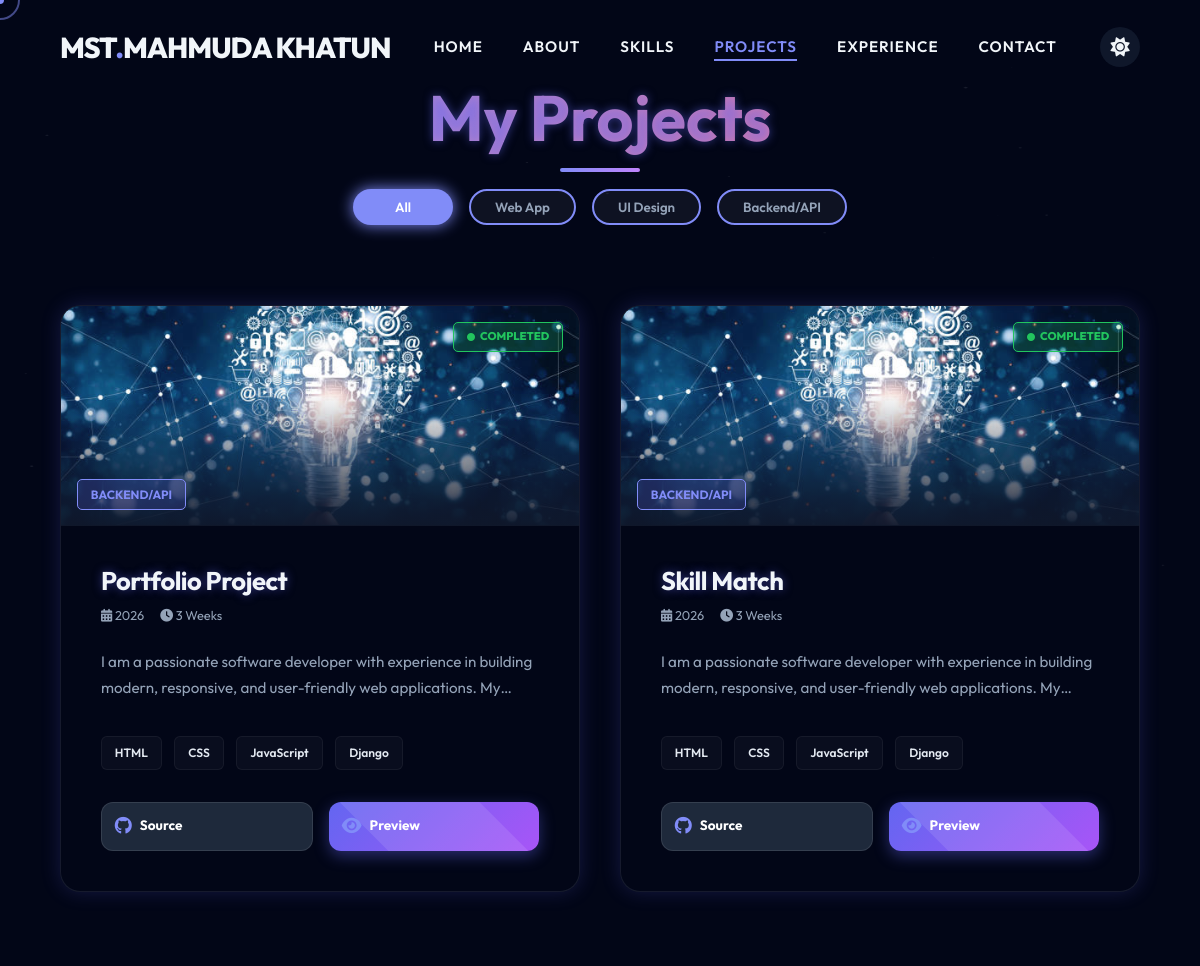
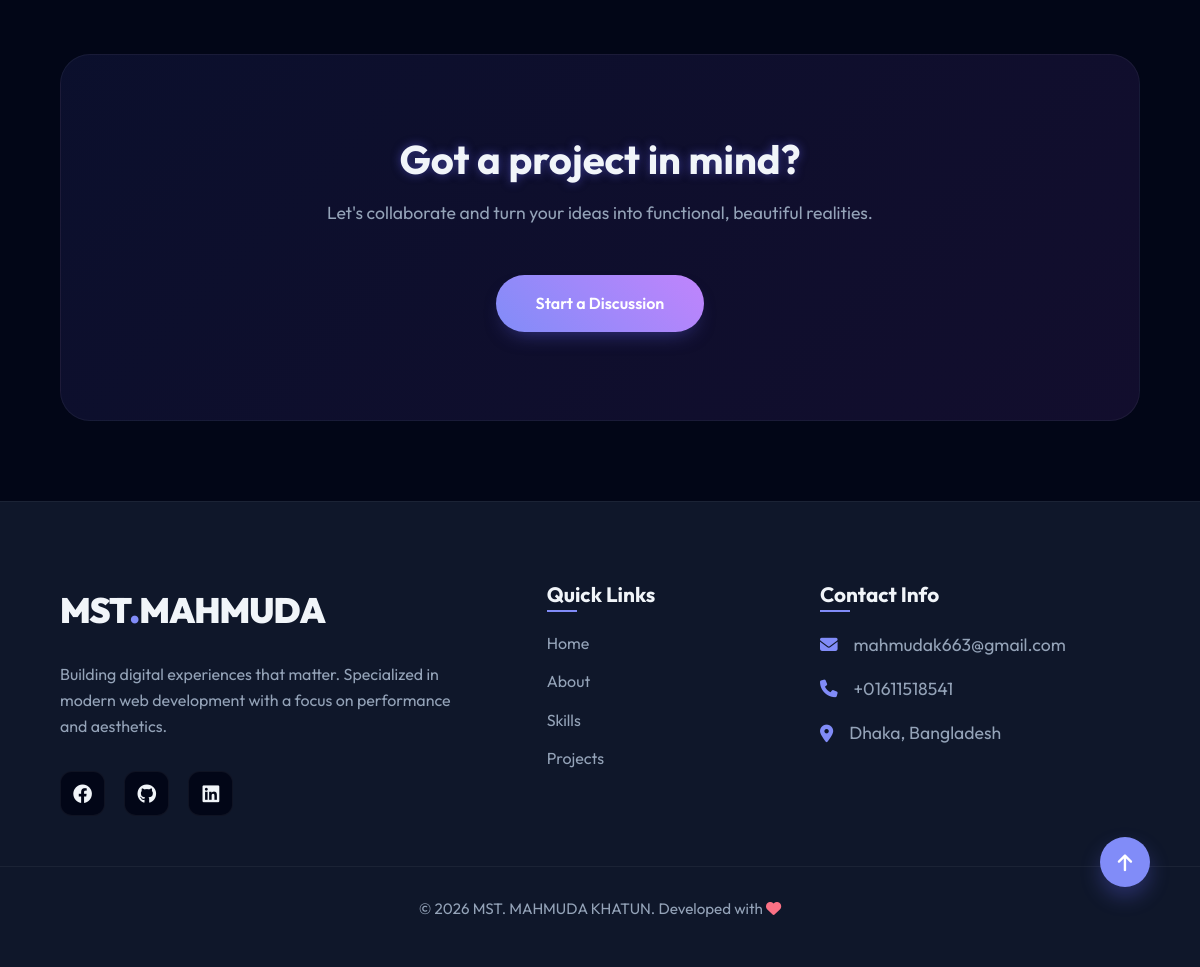
/projects/, run on the app's committed database (2 pictures, top to bottom).
### myapp/models.py (models this page shows, shortened)
class Project(models.Model):
    title = models.CharField(max_length=100)
    description = models.TextField()
    image = models.ImageField(upload_to='projects/', blank=True, null=True)
    tech_stack = models.CharField(max_length=200, help_text="Comma separated e.g. React, Django")
    live_link = models.URLField(blank=True, null=True)
    github_link = models.URLField(blank=True, null=True)
    created_at = models.DateTimeField(auto_now_add=True)
    @property
    def tech_stack_list(self):
        return [tech.strip() for tech in self.tech_stack.split(',') if tech.strip()]

class SocialLink(models.Model):
    name = models.CharField(max_length=50, help_text="e.g. Facebook, GitHub, LinkedIn")
    url = models.URLField()
    icon_class = models.CharField(max_length=50, help_text="e.g. fab fa-facebook")

### myapp/views.py (the view)
# urls.py: path('projects/', views.projects, name='projects'),
def projects(request):
    projects = Project.objects.all()
    social_links = SocialLink.objects.all()
    return render(request, 'projects.html', {'projects': projects, 'social_links': social_links})

### myapp/templates/projects.html (shortened to what this page needs)
{% extends 'base.html' %}
{% load static %}
{% block content %}
    <section id="projects" class="projects-page section-padding">
        <div class="container">
            <h1 class="section-title reveal glow-text" style="font-size: 4rem; margin-bottom: 2rem;">My Projects</h1>
            <div class="project-filter-btns reveal" style="display: flex; justify-content: center; gap: 1rem; margin-bottom: 5rem;">
                 <button class="btn btn-secondary active-filter" style="min-width: 100px; padding: 0.5rem 1.5rem; background: var(--primary-color); border: none; color: #fff; box-shadow: 0 0 15px var(--primary-color);">All</button>
                 <button class="btn btn-secondary" style="min-width: 100px; padding: 0.5rem 1.5rem; background: rgba(255,255,255,0.05); color: var(--text-muted);">Web App</button>
                 <button class="btn btn-secondary" style="min-width: 100px; padding: 0.5rem 1.5rem; background: rgba(255,255,255,0.05); color: var(--text-muted);">UI Design</button>
                 <button class="btn btn-secondary" style="min-width: 100px; padding: 0.5rem 1.5rem; background: rgba(255,255,255,0.05); color: var(--text-muted);">Backend/API</button>
            </div>
            <div class="project-grid reveal">
                {% if projects %}
                    {% for project in projects %}
                    <div class="project-card neon-border advanced-hover" data-tilt data-tilt-max="5" data-tilt-glare data-tilt-max-glare="0.2" style="position: relative;">
                        <div class="status-badge" style="position: absolute; top: 1rem; right: 1rem; padding: 0.3rem 0.8rem; background: rgba(34, 197, 94, 0.2); border: 1px solid #22c55e; color: #22c55e; border-radius: 5px; font-size: 0.7rem; font-weight: 800; z-index: 10;">
                             <i class="fas fa-circle" style="font-size: 0.5rem; margin-right: 3px;"></i> COMPLETED
                        </div>
                        <div class="project-img-container" style="position: relative; overflow: hidden; height: 220px;">
                            {% if project.image %}
                                <img src="{{ project.image.url }}" alt="{{ project.title }}" style="width: 100%; height: 100%; object-fit: cover; transition: transform 0.5s cubic-bezier(0.4, 0, 0.2, 1); filter: grayscale(20%);">
                            {% else %}
                                <div class="project-img-placeholder" style="width: 100%; height: 100%; background: #0f172a; display: flex; align-items: center; justify-content: center; font-weight: 700;">{{ project.title }}</div>
                            {% endif %}
                            <div class="overlay" style="position: absolute; top: 0; left: 0; width: 100%; height: 100%; background: linear-gradient(to top, rgba(15,23,42,0.95) 0%, transparent 60%);"></div>
                            <div style="position: absolute; bottom: 1rem; left: 1rem; padding: 0.3rem 0.8rem; background: rgba(99, 102, 241, 0.2); border: 1px solid var(--primary-color); border-radius: 5px; font-size: 0.75rem; color: var(--primary-color); font-weight: 700; text-transform: uppercase;">
                                {% if "django" in project.tech_stack|lower %}Backend/API{% elif "react" in project.tech_stack|lower %}Frontend{% else %}Web App{% endif %}
                            </div>
                        </div>
                        <div class="project-content" style="padding: 2.5rem; background: #020617; border-bottom-left-radius: inherit; border-bottom-right-radius: inherit;">
                            <h3 class="glow-text" style="font-size: 1.6rem; margin-bottom: 0.5rem; letter-spacing: -0.5px;">{{ project.title }}</h3>
                            <div style="display: flex; gap: 1rem; margin-bottom: 1.5rem; font-size: 0.8rem; color: var(--text-muted);">
                                 <span><i class="fas fa-calendar-alt"></i> 2026</span>
                                 <span><i class="fas fa-clock"></i> 3 Weeks</span>
                            </div>
                            <p style="font-size: 0.95rem; line-height: 1.7; color: #94a3b8; margin-bottom: 2rem; height: 3.4rem; overflow: hidden; display: -webkit-box; -webkit-line-clamp: 2; -webkit-box-orient: vertical;">
                                {{ project.description }}
                            </p>
                            <div class="tech-stack" style="margin-bottom: 2rem; display: flex; flex-wrap: wrap; gap: 0.8rem;">
                                {% for tech in project.tech_stack_list %}
                                    <span class="tech-tag" style="background: rgba(255,255,255,0.03); border: 1px solid rgba(255,255,255,0.05); color: #e2e8f0; padding: 0.4rem 0.8rem; border-radius: 6px; font-size: 0.75rem; font-weight: 600; transition: all 0.3s ease;">{{ tech }}</span>
                                {% endfor %}
                            </div>
                            <div class="project-links" style="display: flex; gap: 1rem;">
                                {% if project.github_link %}
                                <a href="{{ project.github_link }}" target="_blank" class="btn-advanced" style="flex: 1; padding: 0.8rem; background: #1e293b; color: #fff; border-radius: 12px; font-weight: 700; text-align: center; border: 1px solid rgba(255,255,255,0.1); font-size: 0.85rem;">
                                     <i class="fab fa-github"></i> Source
                                </a>
                                {% endif %}
                                {% if project.live_link %}
                                <a href="{{ project.live_link }}" target="_blank" class="btn-advanced live-btn" style="flex: 1; padding: 0.8rem; background: linear-gradient(135deg, #6366f1, #a855f7); color: #fff; border-radius: 12px; font-weight: 700; text-align: center; font-size: 0.85rem; box-shadow: 0 5px 15px rgba(99, 102, 241, 0.4);">
                                     <i class="fas fa-eye"></i> Preview
                                </a>
                                {% endif %}
                            </div>
                        </div>
                    </div>
                    {% endfor %}
                {% else %}
                    <p class="text-center" style="grid-column: 1 / -1;">No projects added yet.</p>
                {% endif %}
            </div>
            <div class="cta-banner reveal" style="margin-top: 8rem; padding: 5rem; text-align: center; background: linear-gradient(135deg, rgba(99, 102, 241, 0.1) 0%, rgba(168, 85, 247, 0.1) 100%); border: 1px solid var(--border-color); border-radius: 30px;">
                 <h2 class="glow-text">Got a project in mind?</h2>
                 <p style="margin-top: 1rem; color: var(--text-muted);">Let's collaborate and turn your ideas into functional, beautiful realities.</p>
                 <a href="{% url 'contact' %}" class="btn btn-primary" style="margin-top: 2rem;">Start a Discussion</a>
            </div>
        </div>
    </section>
{% endblock %}

### myapp/templates/base.html (shortened to what this page needs)
{% load static %}
<!DOCTYPE html>
<html lang="en">
<head>
    <link rel="stylesheet" href="https://cdnjs.cloudflare.com/ajax/libs/font-awesome/6.4.0/css/all.min.css">
    <link rel="stylesheet" href="{% static 'css/style.css' %}">
</head>
<body class="dark-mode">
    <div class="cursor-outline" data-cursor></div>
    <canvas id="bg-canvas"></canvas>
    <nav id="navbar" class="navbar">
        <div class="nav-container">
            <a href="{% url 'index' %}" class="logo">MST<span>.</span>MAHMUDA KHATUN</a>
            <ul class="nav-links">
                <li><a href="{% url 'index' %}" class="nav-link {% if request.resolver_match.url_name == 'index' %}active{% endif %}">Home</a></li>
                <li><a href="{% url 'about' %}" class="nav-link {% if request.resolver_match.url_name == 'about' %}active{% endif %}">About</a></li>
                <li><a href="{% url 'skills' %}" class="nav-link {% if request.resolver_match.url_name == 'skills' %}active{% endif %}">Skills</a></li>
                <li><a href="{% url 'projects' %}" class="nav-link {% if request.resolver_match.url_name == 'projects' %}active{% endif %}">Projects</a></li>
                <li><a href="{% url 'experience' %}" class="nav-link {% if request.resolver_match.url_name == 'experience' %}active{% endif %}">Experience</a></li>
                <li><a href="{% url 'contact' %}" class="nav-link {% if request.resolver_match.url_name == 'contact' %}active{% endif %}">Contact</a></li>
            </ul>
            <div class="theme-toggle" id="theme-toggle">
                <i class="fas fa-sun"></i>
            </div>
        </div>
    </nav>
    <main>
        {% block content %}
        {% endblock %}
    </main>
    <footer class="footer">
        <div class="container footer-grid">
            <div class="footer-brand">
                <div class="footer-logo">MST<span>.</span>MAHMUDA</div>
                <p>Building digital experiences that matter. Specialized in modern web development with a focus on performance and aesthetics.</p>
                <div class="footer-socials">
                    {% if social_links %}
                        {% for link in social_links %}
                        <a href="{{ link.url }}" target="_blank"><i class="{{ link.icon_class }}"></i></a>
                        {% endfor %}
                    {% else %}
                        <a href="#"><i class="fab fa-facebook"></i></a>
                        <a href="#"><i class="fab fa-linkedin"></i></a>
                        <a href="#"><i class="fab fa-github"></i></a>
                    {% endif %}
                </div>
            </div>
            <div class="footer-links">
                <h4>Quick Links</h4>
                <ul>
                    <li><a href="{% url 'index' %}">Home</a></li>
                    <li><a href="{% url 'about' %}">About</a></li>
                    <li><a href="{% url 'skills' %}">Skills</a></li>
                    <li><a href="{% url 'projects' %}">Projects</a></li>
                </ul>
            </div>
            <div class="footer-contact">
                <h4>Contact Info</h4>
                <p><i class="fas fa-envelope"></i> mahmudak663@gmail.com</p>
                <p><i class="fas fa-phone"></i> +01611518541</p>
                <p><i class="fas fa-map-marker-alt"></i> Dhaka, Bangladesh</p>
            </div>
        </div>
        <div class="footer-bottom">
            <p>&copy; 2026 MST. MAHMUDA KHATUN. Developed with <i class="fas fa-heart" style="color: var(--accent-color);"></i></p>
        </div>
        <a href="#" class="back-to-top" id="back-to-top"><i class="fas fa-arrow-up"></i></a>
    </footer>
</body>
</html>

### data on the page
Project: image (picture), shows "BACKEND/API", title "Portfolio Project", description "I am a passionate software developer with experience in building modern, responsive, and user-friendly web applications.…", tech_stack_list "HTML" "CSS" "JavaScript" "Django"
Project: image (picture), shows "BACKEND/API", title "Skill Match", description "I am a passionate software developer with experience in building modern, responsive, and user-friendly web applications.…", tech_stack_list "HTML" "CSS" "JavaScript" "Django"
